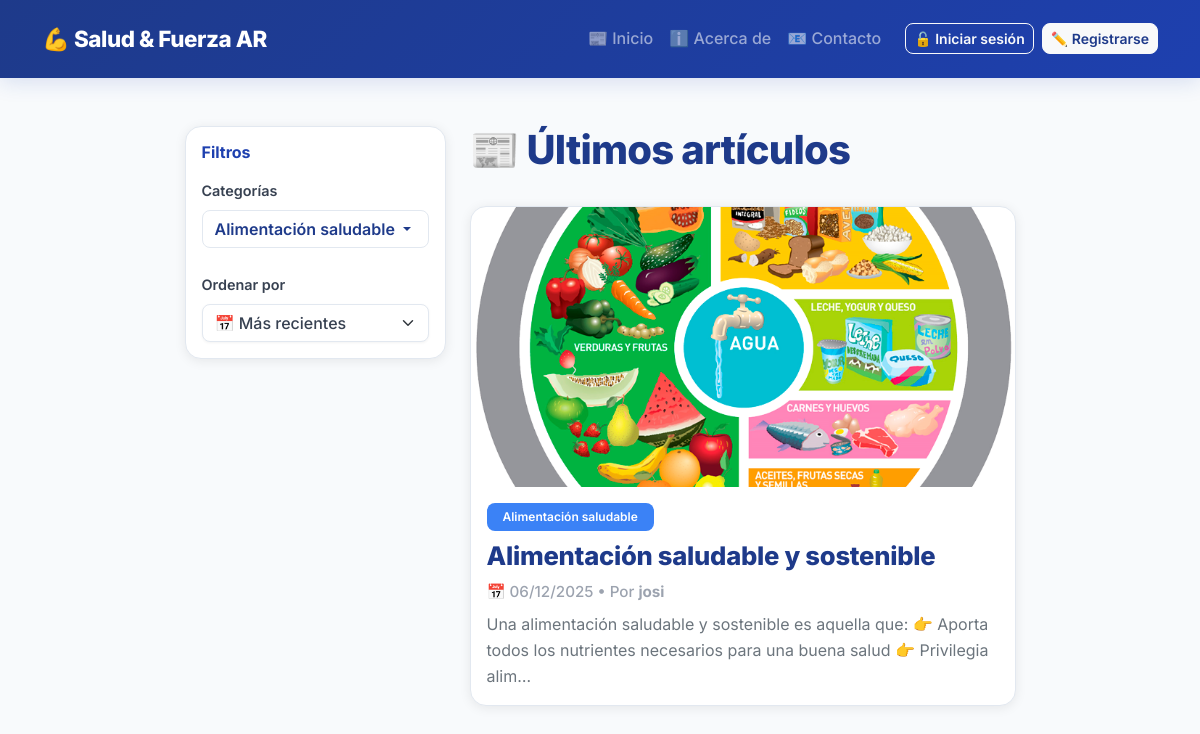
The app's page /category/alimentacion-saludable/ with its own data.
### blog/models.py (models this page shows, shortened)
class Category(models.Model):
    name = models.CharField(max_length=100, unique=True)
    slug = models.SlugField(unique=True, blank=True)
    class Meta:
        verbose_name_plural = "Categorías"
        ordering = ['name']

class Post(models.Model):
    title = models.CharField(max_length=200)
    slug = models.SlugField(unique=True, blank=True)
    category = models.ForeignKey(Category, on_delete=models.CASCADE, related_name='posts')
    author = models.ForeignKey(User, on_delete=models.CASCADE, related_name='posts')
    content = models.TextField()
    image = models.ImageField(upload_to='posts/', blank=True, null=True, help_text="Imagen principal del artículo")
    created_at = models.DateTimeField(auto_now_add=True)
    updated_at = models.DateTimeField(auto_now=True)
    is_published = models.BooleanField(default=True)
    class Meta:
        verbose_name_plural = "Posts"
        ordering = ['-created_at']

### blog/views.py (the view)
# urls.py: path('category/<slug:slug>/', views.category_posts, name='category_posts'),
def category_posts(request, slug):
    request_get = request.GET.copy()
    request_get['category'] = slug
    request.GET = request_get
    return home(request)

### blog/templates/blog/post_list.html (shortened to what this page needs)
{% extends "blog/base.html" %}
{% block content %}
  <div class="row justify-content-center">
    <div class="col-lg-3">
      <aside class="sticky-top" style="top: 20px;">
        <div class="card" style="border-radius: 1rem; border: 1px solid #e2e8f0; box-shadow: 0 2px 12px rgba(0,0,0,0.08);">
          <div class="card-body">
            <h6 class="card-title mb-3" style="font-weight: 700; color: #1e40af;">Filtros</h6>
            <div class="mb-4">
              <label class="form-label" style="font-weight: 600; font-size: 0.9rem; color: #374151;">Categorías</label>
              <div class="dropdown">
                <button class="btn btn-outline-secondary dropdown-toggle w-100 text-start" type="button" id="categoriesDropdown" data-bs-toggle="dropdown" aria-expanded="false">
                  {% if current_category %}
                    {% for cat in categories %}
                      {% if current_category == cat.slug %}{{ cat.name }}{% endif %}
                    {% endfor %}
                  {% else %}
                    Todas las categorías
                  {% endif %}
                </button>
              </div>
            </div>
            <div>
              <label class="form-label" style="font-weight: 600; font-size: 0.9rem; color: #374151;">Ordenar por</label>
              <form method="get" class="mb-0">
                <select name="order" class="form-select" onchange="this.form.submit()">
                  <option value="date_desc" {% if current_order == 'date_desc' %}selected{% endif %}>📅 Más recientes</option>
                </select>
              </form>
            </div>
          </div>
        </div>
      </aside>
    </div>
    <div class="col-lg-6">
      <h1 class="page-title">📰 Últimos artículos</h1>
      {% if posts %}
        <div class="posts-grid">
          {% for post in posts %}
            <a href="{% url 'blog:post_detail' post.slug %}" class="text-decoration-none text-dark">
              <div class="card card-post mb-4">
                {% if post.image %}
                  <div style="width: 100%; height: 280px; overflow: hidden; border-radius: 1rem 1rem 0 0;">
                    <img src="{{ post.image.url }}" alt="{{ post.title }}" class="card-post-image" style="width: 100%; height: 100%; object-fit: cover; transition: transform 0.4s ease;">
                  </div>
                {% else %}
                  <div style="width: 100%; height: 280px; background: linear-gradient(135deg, #1e40af 0%, #3b82f6 100%); border-radius: 1rem 1rem 0 0; display: flex; align-items: center; justify-content: center;">
                    <span style="font-size: 4rem; opacity: 0.2;">📄</span>
                  </div>
                {% endif %}
                <div class="card-body">
                  <div class="d-flex justify-content-between align-items-start mb-2">
                    {% if post.category %}
                      <span class="badge bg-primary">
                        {{ post.category.name }}
                      </span>
                    {% endif %}
                  </div>
                  <h3 class="card-title mb-2">{{ post.title }}</h3>
                  <p class="text-muted-date mb-2">
                    📅 {{ post.created_at|date:"d/m/Y" }} • Por <strong>{{ post.author.username }}</strong>
                  </p>
                  <p class="card-text text-secondary mb-0">
                    {{ post.content|truncatechars:140 }}
                  </p>
                </div>
              </div>
            </a>
          {% endfor %}
        </div>
      {% else %}
        <div class="alert alert-info" style="border-left: 4px solid var(--primary); background-color: #f0f4f8; border-radius: 0.5rem;">
          <strong>ℹ️ Sin artículos</strong><br>
          Todavía no hay artículos publicados. Pronto vas a ver contenido sobre entrenamiento,
          alimentación y descanso. ¡Vuelve pronto!
        </div>
      {% endif %}
    </div>
  </div>
{% endblock %}

### blog/templates/blog/base.html (style rules this page uses)
:root { --primary: #1e40af; --primary-light: #3b82f6; --primary-dark: #1e3a8a; --accent: #10b981; --muted: #6c757d; --surface: #ffffff; --bg: #f8fafc; --border: #e2e8f0; }
html,body { height:100%; }
body { background-color: var(--bg); font-family: 'Inter', system-ui, -apple-system, 'Segoe UI', Roboto, 'Helvetica Neue', Arial; color: #1f2937; -webkit-font-smoothing:antialiased; -moz-osx-font-smoothing:grayscale; line-height: 1.6; }
.page-title { font-size: 2.5rem; font-weight: 800; margin-bottom: 2rem; color: var(--primary-dark); letter-spacing: -0.02em; }
.card-post { border-radius: 1rem; box-shadow: 0 2px 12px rgba(0, 0, 0, 0.08); border: 1px solid var(--border); background: var(--surface); transition: all 0.4s cubic-bezier(0.4, 0, 0.2, 1); overflow: hidden; }
.card-post .card-title { color: var(--primary-dark); font-weight: 800; font-size: 1.6rem; line-height: 1.3; letter-spacing: -0.01em; }
.card-post .badge { font-weight: 600; padding: 0.5rem 1rem; border-radius: 0.5rem; background-color: var(--primary-light) !important; color: white; }
.card-post-image { width: 100%; height: 320px; object-fit: cover; display: block; }
.form-select, .btn { font-family: inherit; border-radius: 0.5rem; }
.btn-outline-secondary { border-color: var(--border); color: var(--primary-dark); font-weight: 600; transition: all 0.3s ease; }
.form-select { border-color: var(--border); color: #374151; font-weight: 500; }
.text-muted-date { color: #9ca3af; font-size: 0.95rem; font-weight: 500; }
.badge { font-weight: 600; padding: 0.4rem 0.8rem; border-radius: 0.4rem; }
.dropdown-toggle::after { border-top-color: currentColor; }
* { transition: background-color 0.3s ease, color 0.3s ease, border-color 0.3s ease; }
a { color: var(--primary); text-decoration: none; }
.form-control, .form-select { border: 1px solid var(--border); box-shadow: 0 1px 3px rgba(0, 0, 0, 0.05); }
.card { border: 1px solid var(--border); box-shadow: 0 2px 12px rgba(0, 0, 0, 0.08); }

### records on screen
Category: name "Alimentación saludable"
Post: image (picture), category.name "Alimentación saludable", title "Alimentación saludable y sostenible", created_at "06/12/2025", author.username "josi", content "Una alimentación saludable y sostenible es aquella que: 👉 Aporta todos los nutrientes necesarios para una buena salud 👉 Privilegia alim…"
